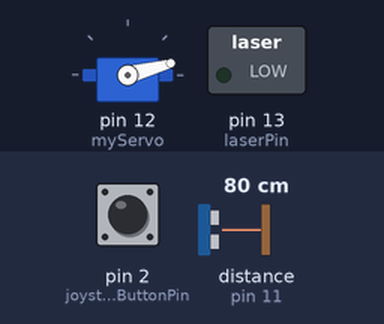
This sketch was run on a simulated Arduino Uno, built with avr-gcc and run on an emulated ATmega328P. Shown: servo, switched loads named in the sketch (green lamp = pin HIGH). Wiring (inferred from the names in the program): ultrasonic range finder: trigger pin 10; echo pin 11. Inputs (shaded band) come from the test bench; at power-on: distance to the obstacle (sensor on pin 11) 80 cm, pin 2 (joystickButtonPin) HIGH. The echo pulse lasts 58.3 µs per cm; pins used as bus, display or sensor lines are not drawn; what the sketch prints to the serial monitor is not drawn.

Above: at 0.01 s.
1.3 s: distance to the obstacle (sensor on pin 11) set to 2 cm
At 1.8 s:
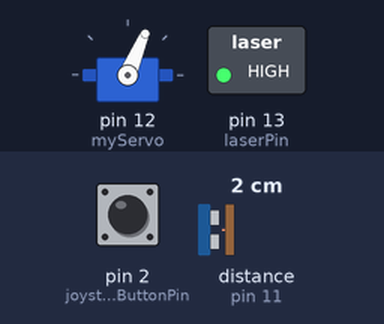
4.8 s: distance to the obstacle (sensor on pin 11) set to 18 cm
8.3 s: distance to the obstacle (sensor on pin 11) set to 12 cm
At 9.2 s:
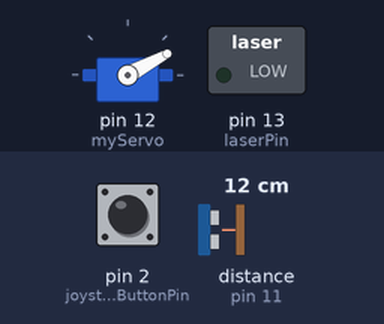
11.8 s: distance to the obstacle (sensor on pin 11) set to 9 cm
At 14.35 s:
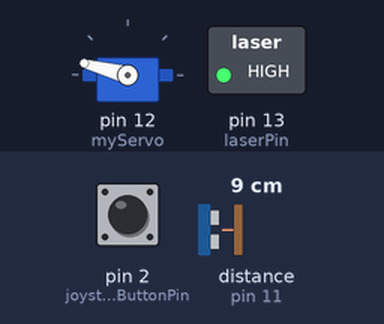
Timing chart, 0 to 20.9 s (numbered marks = the images above; inputs shaded):
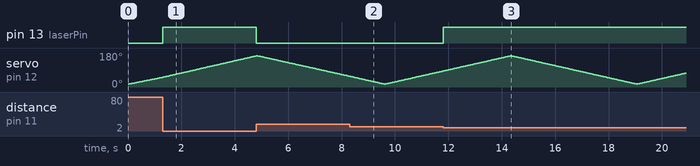

The sketch:

RADAR.ino
```cpp
#include <Servo.h>

const int trigPin = 10;
const int echoPin = 11;
const int laserPin = 13;
const int joystickButtonPin = 2; // Pin digital para el botón del joystick

long duration;
int distance;
Servo myServo;

void setup() {
  pinMode(trigPin, OUTPUT);
  pinMode(echoPin, INPUT);
  pinMode(laserPin, OUTPUT); // Configura el pin del láser como salida
  pinMode(joystickButtonPin, INPUT_PULLUP); // Configura el botón del joystick como entrada con pull-up
  Serial.begin(9600);
  myServo.attach(12);
}

void loop() {
  if (digitalRead(joystickButtonPin) == LOW) {
    // Si se presiona el botón del joystick, detiene el movimiento automático del servo
    stopAutomaticMovement();
  } else {
    // Si no se presiona el botón, continua con el movimiento automático del servo
    automaticMovement();
  }
}

void automaticMovement() {
  for (int i = 15; i <= 165; i++) {
    myServo.write(i);
    delay(30);
    distance = calculateDistance();

    Serial.print(i);
    Serial.print(",");
    Serial.print(distance);
    Serial.print(".");

    if (distance < 10) {
      digitalWrite(laserPin, HIGH); // Enciende el láser si la distancia es menor a 10
    } else {
      digitalWrite(laserPin, LOW); // Apaga el láser si la distancia no es menor a 10
    }
  }

  for (int i = 165; i > 15; i--) {
    myServo.write(i);
    delay(30);
    distance = calculateDistance();

    Serial.print(i);
    Serial.print(",");
    Serial.print(distance);
    Serial.print(".");

    if (distance < 10) {
      digitalWrite(laserPin, HIGH); // Enciende el láser si la distancia es menor a 10
    } else {
      digitalWrite(laserPin, LOW); // Apaga el láser si la distancia no es menor a 10
    }
  }
}

void stopAutomaticMovement() {
  // Detiene el movimiento del servo
  myServo.write(90); // Detiene el servo en la posición media (90 grados)
}

int calculateDistance() {
  digitalWrite(trigPin, LOW);
  delayMicroseconds(2);
  digitalWrite(trigPin, HIGH);
  delayMicroseconds(10);
  digitalWrite(trigPin, LOW);
  duration = pulseIn(echoPin, HIGH);
  distance = duration * 0.034 / 2;
  return distance;
}
```

Measured:
- the behaviour switches between 11 and 10 cm on distance to the obstacle (sensor on pin 11) (found by bisection; images 2 and 3)
- after the input at 1.3 s, pin 13 (laserPin): LOW → HIGH at once
- after the input at 4.8 s, pin 13 (laserPin): HIGH → LOW at once
- after the input at 11.8 s, pin 13 (laserPin): LOW → HIGH at once
